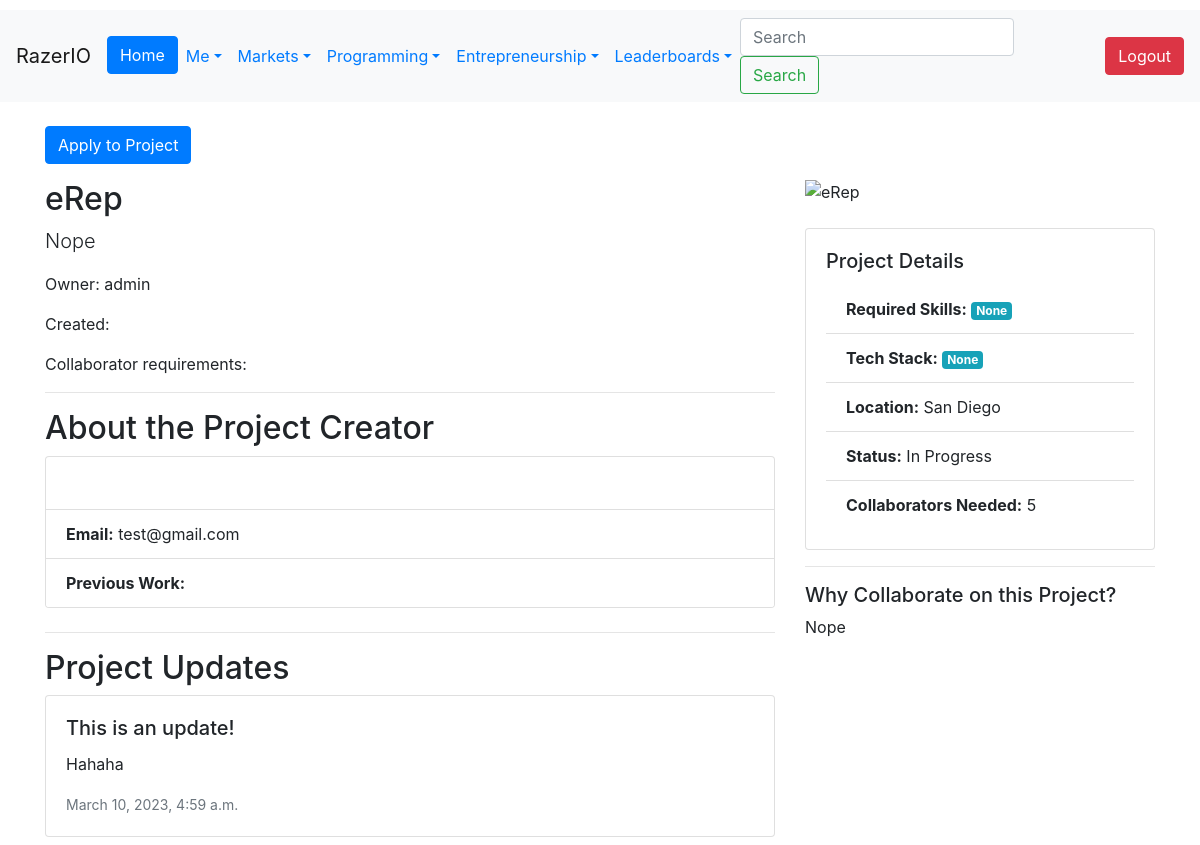
The app's page /projects/4/ (signed in) with its own data.
### Projects/models.py (models this page shows, shortened)
class Experience(models.Model):
    ITEM_TYPES = (
        ('Project', 'Project'),
        ('Certification', 'Certification'),
        ('Publication', 'Publication'),
        ('Award', 'Award'),
        ('Volunteer Work', 'Volunteer Work'),
        ('Other', 'Other'),
    )
    title = models.CharField(max_length=100)
    item_type = models.CharField(choices=ITEM_TYPES, default='Project', max_length=15)
    description = models.TextField()
    owner = models.ForeignKey(User, on_delete=models.CASCADE, related_name='owned_portfolio_items')
    collaborators = models.ManyToManyField(User, related_name='collaborating_portfolio_items', blank=True)
    start_date = models.DateField(null=True, blank=True)
    end_date = models.DateField(null=True, blank=True)
    status = models.CharField(choices=STATUS_CHOICES, default='In Progress', max_length=12)
    looking_for_x_collaborators = models.IntegerField(default=1, blank=True, null=True)
    skills_used = models.ManyToManyField('Users.Skill', related_name='skills_used', blank=True)
    tools_used = models.ManyToManyField(Tool, related_name='tools_used', blank=True)
    location = models.CharField(choices=LOCATIONS, max_length=50, blank=True)
    url = models.URLField(blank=True, null=True)
    additional_info = models.TextField(blank=True)
    benefits = models.TextField(blank=True)

class ProjectUpdate(models.Model):
    project = models.ForeignKey(Experience, on_delete=models.CASCADE, related_name='updates')
    title = models.CharField(max_length=100)
    description = models.TextField()
    created_at = models.DateTimeField(auto_now_add=True)

### Users/models.py (models this page shows, shortened)
class CustomUser(AbstractUser):
    Bio = models.CharField(max_length=240, default='')
    Salary = models.IntegerField(default=0)
    Company = models.ForeignKey('Company.Company', on_delete=models.CASCADE,
                                   null=True, blank=True)
    Country = models.ForeignKey(Country, on_delete=models.CASCADE, null=True)
    Region = models.ForeignKey(Region, on_delete=models.CASCADE, null=True)
    ProfilePic = models.ImageField(upload_to=upload_to, null=True, blank=True)
    Skill = models.ManyToManyField(Skill, through="User_Skill")
    Company_Verified_Email = models.BooleanField(default=False)
    badges = models.JSONField(default=dict)
    def __str__(self):
        return self.username

### Projects/views.py (the view)
# urls.py: path('<int:id>/', project, name='project'),
def project(request, id):
    project = Experience.objects.get(id=id)
    context = {'project':project}
    return render(request, 'project.html', context=context)

### templates/project.html (shortened to what this page needs)
{% extends 'base.html' %}
{% block content %}
<div class="container mt-4">
  <div class="row">
    <div class="col-md-12">
      <a href="{% url 'apply_to_project' project.id %}" class="btn btn-primary mb-3">Apply to Project</a>
    </div>
  </div>
  <div class="row">
    <div class="col-md-8">
      <h2>{{ project.title }}</h2>
      <p class="lead">{{ project.description }}</p>
      <p>Owner: {{ project.owner }}</p>
      <p>Created: {{ project.created_at }}</p>
      <p>Collaborator requirements: {{ project.collaborator_requirements }}</p>
      <hr>
      <h2>About the Project Creator</h2>
      <div class="card mb-4">
        <div class="card-body">
        </div>
        <ul class="list-group list-group-flush">
          <li class="list-group-item"><strong>Email:</strong> {{ project.owner.email }}</li>
          <li class="list-group-item"><strong>Previous Work:</strong> {{ project.owner.previous_work }}</li>
        </ul>
      </div>
      <hr>
      <h2>Project Updates</h2>
      {% for update in project.updates.all %}
        <div class="card mb-2">
          <div class="card-body">
            <h5 class="card-title">{{ update.title }}</h5>
            <p class="card-text">{{ update.description }}</p>
            <p class="card-text"><small class="text-muted">{{ update.created_at }}</small></p>
          </div>
        </div>
      {% endfor %}
    </div>
    <div class="col-md-4">
      <img src="{{ project.image.url }}" alt="{{ project.title }}" class="img-fluid mb-4">
      <div class="card">
        <div class="card-body">
          <h5 class="card-title">Project Details</h5>
          <ul class="list-group list-group-flush">
            <li class="list-group-item"><strong>Required Skills:</strong> {% for skill in project.required_skills.all %}
                <span class="badge badge-secondary bg-info">{{ skill.name }}</span>
              {% empty %}
                <span class="badge badge-secondary bg-info">None</span>
              {% endfor %}</li>
            <li class="list-group-item"><strong>Tech Stack:</strong> {% for tech in project.tech_stack.all %}
                <span class="badge badge-secondary bg-info">{{ tech.name }}</span>
              {% empty %}
                <span class="badge badge-secondary bg-info">None</span>
              {% endfor %}</li>
            <li class="list-group-item"><strong>Location:</strong> {{ project.location }}</li>
            <li class="list-group-item"><strong>Status:</strong> {{ project.status }}</li>
            <li class="list-group-item"><strong>Collaborators Needed:</strong> {{ project.looking_for_x_collaborators }}</li>
          </ul>
        </div>
      </div>
      <hr>
      <h5>Why Collaborate on this Project?</h5>
      <p>{{ project.benefits }}</p>
    </div>
  </div>
</div>
{% endblock %}

### records on screen
Experience: title "eRep", description "Nope", owner "admin", owner.email "test@gmail.com", location "San Diego", status "In Progress", looking_for_x_collaborators "5", benefits "Nope"
ProjectUpdate: title "This is an update!", description "Hahaha", created_at "March 10, 2023, 4:59 a.m."
